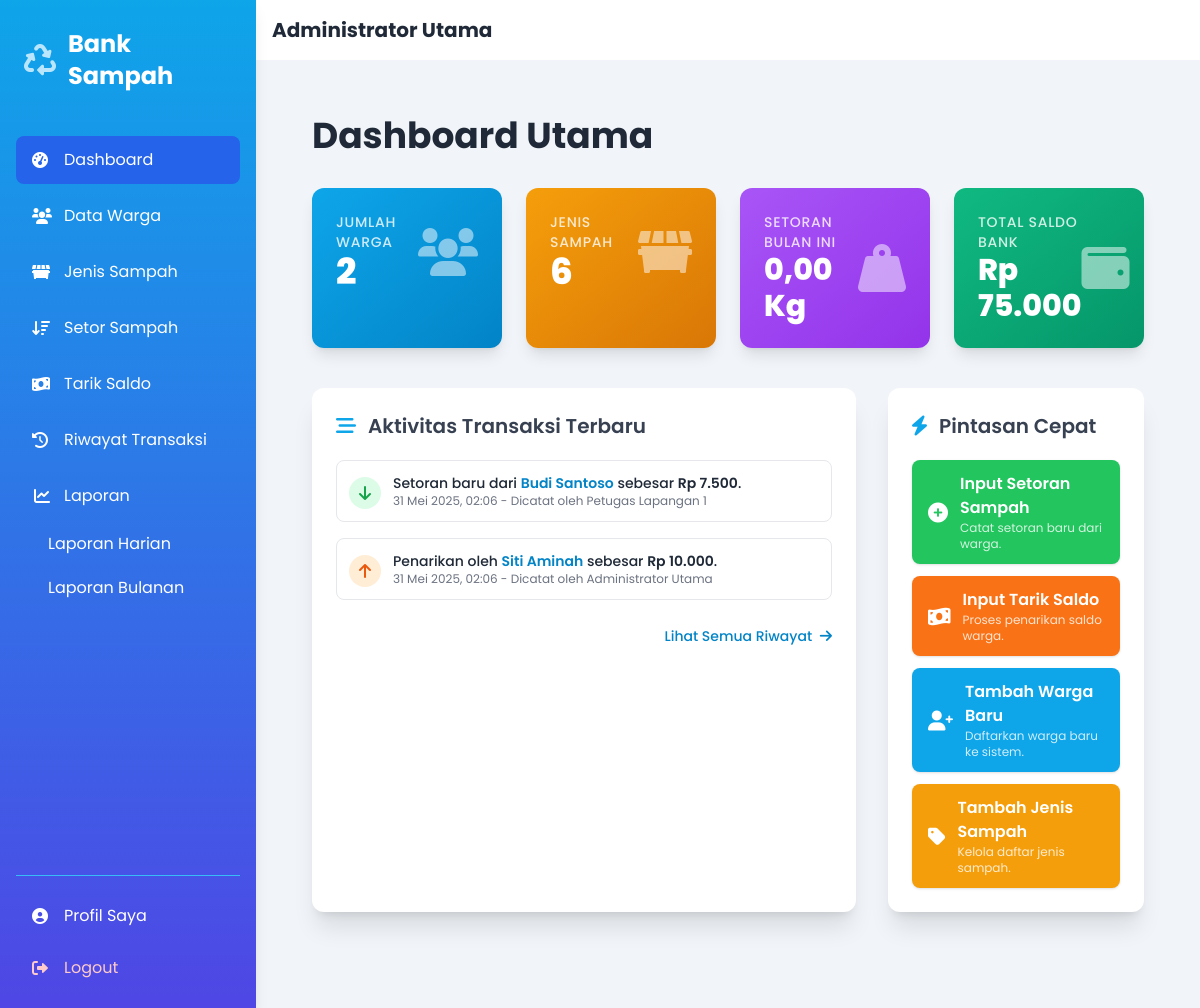
The app's page /index.php?page=dashboard&pesan=login_sukses (signed in) with its own data.
### tables this page shows
CREATE TABLE `transaksi` (
  `id_transaksi` int(11) NOT NULL,
  `id_warga` int(11) NOT NULL,
  `id_petugas_pencatat` int(11) NOT NULL,
  `tanggal_transaksi` timestamp NOT NULL DEFAULT current_timestamp(),
  `tipe_transaksi` enum('setor','tarik_saldo') NOT NULL,
  `total_nilai` decimal(10,2) NOT NULL DEFAULT 0.00,
  `keterangan` text DEFAULT NULL
);

CREATE TABLE `pengguna` (
  `id_pengguna` int(11) NOT NULL,
  `nama_lengkap` varchar(100) NOT NULL,
  `username` varchar(50) NOT NULL,
  `password` varchar(255) NOT NULL,
  `level` enum('admin','petugas','warga') NOT NULL,
  `alamat` text DEFAULT NULL,
  `no_telepon` varchar(15) DEFAULT NULL COMMENT 'Digunakan untuk cek info publik warga',
  `saldo` decimal(10,2) DEFAULT 0.00,
  `tanggal_daftar` timestamp NOT NULL DEFAULT current_timestamp()
);

### config/database.php (called while the page is built, shortened)
<?php
function format_rupiah($angka) {
    return "Rp " . number_format($angka, 0, ',', '.');
}
function format_tanggal_indonesia($tanggal_mysql, $dengan_waktu = true) {
    try {
        $date_obj = new DateTime($tanggal_mysql);
        $bulan = [
            1 => 'Januari', 'Februari', 'Maret', 'April', 'Mei', 'Juni',
            'Juli', 'Agustus', 'September', 'Oktober', 'November', 'Desember'
        ];
        $tanggal = $date_obj->format('d');
        $bulan_index = (int)$date_obj->format('m');
        $tahun = $date_obj->format('Y');
        $format_akhir = $tanggal . ' ' . $bulan[$bulan_index] . ' ' . $tahun;
        if ($dengan_waktu) {
            $format_akhir .= ', ' . $date_obj->format('H:i');
        }
        return $format_akhir;
    } catch (Exception $e) {
        return $tanggal_mysql;
    }
}
?>

### modules/dashboard/index.php (the view, shortened to what this page needs)
<?php
$user_level = $_SESSION['user_level'];
$jumlah_warga = 0;
$jumlah_jenis_sampah = 0;
$total_berat_setoran_bulan_ini = 0;
$total_saldo_bank_sampah = 0;
$aktivitas_terbaru = [];
if ($user_level == 'admin' || $user_level == 'petugas') {
    $query_warga = "SELECT COUNT(*) AS total FROM pengguna WHERE level = 'warga'";
    $result_warga = mysqli_query($koneksi, $query_warga);
    if($result_warga) $jumlah_warga = mysqli_fetch_assoc($result_warga)['total'];
    $query_jenis = "SELECT COUNT(*) AS total FROM jenis_sampah";
    $result_jenis = mysqli_query($koneksi, $query_jenis);
    if($result_jenis) $jumlah_jenis_sampah = mysqli_fetch_assoc($result_jenis)['total'];
    $bulan_ini_awal = date('Y-m-01 00:00:00');
    $bulan_ini_akhir = date('Y-m-t 23:59:59');
    $query_berat = "SELECT SUM(ds.berat_kg) AS total_berat
                    FROM detail_setoran ds
                    JOIN transaksi t ON ds.id_transaksi_setor = t.id_transaksi
                    WHERE t.tanggal_transaksi BETWEEN ? AND ?";
    $stmt_berat = mysqli_prepare($koneksi, $query_berat);
    mysqli_stmt_bind_param($stmt_berat, "ss", $bulan_ini_awal, $bulan_ini_akhir);
    mysqli_stmt_execute($stmt_berat);
    $result_berat = mysqli_stmt_get_result($stmt_berat);
    if($result_berat) {
        $data_berat = mysqli_fetch_assoc($result_berat);
        $total_berat_setoran_bulan_ini = $data_berat['total_berat'] ? $data_berat['total_berat'] : 0;
    }
    $query_saldo_total = "SELECT SUM(saldo) AS total_saldo FROM pengguna WHERE level = 'warga'";
    $result_saldo_total = mysqli_query($koneksi, $query_saldo_total);
    if($result_saldo_total) $total_saldo_bank_sampah = mysqli_fetch_assoc($result_saldo_total)['total_saldo'] ?: 0;
    $query_aktivitas = "
        SELECT t.id_transaksi, t.tanggal_transaksi, t.tipe_transaksi, t.total_nilai,
               warga.nama_lengkap as nama_warga, petugas.nama_lengkap as nama_petugas
        FROM transaksi t
        JOIN pengguna warga ON t.id_warga = warga.id_pengguna
        JOIN pengguna petugas ON t.id_petugas_pencatat = petugas.id_pengguna
        ORDER BY t.tanggal_transaksi DESC
        LIMIT 5
    ";
    $result_aktivitas = mysqli_query($koneksi, $query_aktivitas);
    if($result_aktivitas){
        while($row = mysqli_fetch_assoc($result_aktivitas)){
            $aktivitas_terbaru[] = $row;
        }
    }
}
?>
<div class="container mx-auto px-4 sm:px-6 lg:px-8 py-8">
    <h1 class="text-3xl md:text-4xl font-bold text-gray-800 mb-8">Dashboard Utama</h1>
    <div class="grid grid-cols-1 sm:grid-cols-2 lg:grid-cols-4 gap-6 mb-10">
        <div class="bg-gradient-to-br from-sky-500 to-sky-600 p-6 rounded-xl shadow-lg text-white transform hover:scale-105 transition-transform duration-300">
            <div class="flex items-center justify-between">
                <div>
                    <p class="text-sm font-medium uppercase tracking-wider opacity-80">Jumlah Warga</p>
                    <p class="text-4xl font-extrabold"><?php echo $jumlah_warga; ?></p>
                </div>
                <i class="fas fa-users fa-3x opacity-50"></i>
            </div>
        </div>
        <div class="bg-gradient-to-br from-amber-500 to-amber-600 p-6 rounded-xl shadow-lg text-white transform hover:scale-105 transition-transform duration-300">
            <div class="flex items-center justify-between">
                <div>
                    <p class="text-sm font-medium uppercase tracking-wider opacity-80">Jenis Sampah</p>
                    <p class="text-4xl font-extrabold"><?php echo $jumlah_jenis_sampah; ?></p>
                </div>
                <i class="fas fa-dumpster fa-3x opacity-50"></i>
            </div>
        </div>
        <div class="bg-gradient-to-br from-purple-500 to-purple-600 p-6 rounded-xl shadow-lg text-white transform hover:scale-105 transition-transform duration-300">
            <div class="flex items-center justify-between">
                <div>
                    <p class="text-sm font-medium uppercase tracking-wider opacity-80">Setoran Bulan Ini</p>
                    <p class="text-3xl font-extrabold"><?php echo number_format($total_berat_setoran_bulan_ini, 2, ',', '.'); ?> Kg</p>
                </div>
                <i class="fas fa-weight-hanging fa-3x opacity-50"></i>
            </div>
        </div>
        <div class="bg-gradient-to-br from-emerald-500 to-emerald-600 p-6 rounded-xl shadow-lg text-white transform hover:scale-105 transition-transform duration-300">
            <div class="flex items-center justify-between">
                <div>
                    <p class="text-sm font-medium uppercase tracking-wider opacity-80">Total Saldo Bank</p>
                    <p class="text-3xl font-extrabold"><?php echo format_rupiah($total_saldo_bank_sampah); ?></p>
                </div>
                <i class="fas fa-wallet fa-3x opacity-50"></i>
            </div>
        </div>
    </div>
    <div class="grid grid-cols-1 lg:grid-cols-3 gap-8">
        <div class="lg:col-span-2 bg-white p-6 rounded-xl shadow-xl">
            <h2 class="text-xl font-semibold text-gray-700 mb-5 flex items-center">
                <i class="fas fa-stream mr-3 text-sky-500"></i>Aktivitas Transaksi Terbaru
            </h2>
            <?php if (!empty($aktivitas_terbaru)): ?>
                <div class="space-y-4">
                    <?php foreach($aktivitas_terbaru as $aktivitas): ?>
                        <div class="flex items-start space-x-3 p-3 border border-gray-200 rounded-lg hover:shadow-md transition-shadow duration-200">
                            <div class="flex-shrink-0 mt-1">
                                <?php if ($aktivitas['tipe_transaksi'] == 'setor'): ?>
                                    <span class="w-8 h-8 bg-green-100 text-green-600 rounded-full flex items-center justify-center">
                                        <i class="fas fa-arrow-down"></i>
                                    </span>
                                <?php else: ?>
                                    <span class="w-8 h-8 bg-orange-100 text-orange-600 rounded-full flex items-center justify-center">
                                        <i class="fas fa-arrow-up"></i>
                                    </span>
                                <?php endif; ?>
                            </div>
                            <div>
                                <p class="text-sm font-medium text-gray-800">
                                    <?php echo ($aktivitas['tipe_transaksi'] == 'setor' ? 'Setoran baru dari ' : 'Penarikan oleh '); ?>
                                    <span class="font-semibold text-sky-600"><?php echo htmlspecialchars($aktivitas['nama_warga']); ?></span>
                                    sebesar <span class="font-semibold"><?php echo format_rupiah($aktivitas['total_nilai']); ?></span>.
                                </p>
                                <p class="text-xs text-gray-500">
                                    <?php echo format_tanggal_indonesia($aktivitas['tanggal_transaksi']); ?> - Dicatat oleh <?php echo htmlspecialchars($aktivitas['nama_petugas']); ?>
                                </p>
                            </div>
                        </div>
                    <?php endforeach; ?>
                </div>
                 <div class="mt-6 text-right">
                    <a href="<?php echo BASE_URL; ?>index.php?page=transaksi/riwayat" class="text-sm font-medium text-sky-600 hover:text-sky-800 hover:underline transition">
                        Lihat Semua Riwayat <i class="fas fa-arrow-right ml-1"></i>
                    </a>
                </div>
            <?php endif; ?>
        </div>
        <div class="bg-white p-6 rounded-xl shadow-xl">
            <h2 class="text-xl font-semibold text-gray-700 mb-5 flex items-center">
                <i class="fas fa-bolt mr-3 text-sky-500"></i>Pintasan Cepat
            </h2>
            <div class="space-y-3">
                <a href="<?php echo BASE_URL; ?>index.php?page=transaksi/setor" class="flex items-center w-full text-left px-4 py-3 rounded-lg bg-green-500 text-white hover:bg-green-600 focus:bg-green-600 transition duration-200 shadow hover:shadow-lg transform hover:-translate-y-0.5">
                    <i class="fas fa-plus-circle fa-lg mr-3"></i>
                    <div>
                        <span class="font-semibold">Input Setoran Sampah</span>
                        <p class="text-xs opacity-80">Catat setoran baru dari warga.</p>
                    </div>
                </a>
                <a href="<?php echo BASE_URL; ?>index.php?page=transaksi/tarik_saldo" class="flex items-center w-full text-left px-4 py-3 rounded-lg bg-orange-500 text-white hover:bg-orange-600 focus:bg-orange-600 transition duration-200 shadow hover:shadow-lg transform hover:-translate-y-0.5">
                    <i class="fas fa-money-bill-wave fa-lg mr-3"></i>
                     <div>
                        <span class="font-semibold">Input Tarik Saldo</span>
                        <p class="text-xs opacity-80">Proses penarikan saldo warga.</p>
                    </div>
                </a>
                <a href="<?php echo BASE_URL; ?>index.php?page=warga/tambah" class="flex items-center w-full text-left px-4 py-3 rounded-lg bg-sky-500 text-white hover:bg-sky-600 focus:bg-sky-600 transition duration-200 shadow hover:shadow-lg transform hover:-translate-y-0.5">
                    <i class="fas fa-user-plus fa-lg mr-3"></i>
                    <div>
                        <span class="font-semibold">Tambah Warga Baru</span>
                        <p class="text-xs opacity-80">Daftarkan warga baru ke sistem.</p>
                    </div>
                </a>
                 <a href="<?php echo BASE_URL; ?>index.php?page=jenis_sampah/tambah" class="flex items-center w-full text-left px-4 py-3 rounded-lg bg-amber-500 text-white hover:bg-amber-600 focus:bg-amber-600 transition duration-200 shadow hover:shadow-lg transform hover:-translate-y-0.5">
                    <i class="fas fa-tag fa-lg mr-3"></i>
                    <div>
                        <span class="font-semibold">Tambah Jenis Sampah</span>
                        <p class="text-xs opacity-80">Kelola daftar jenis sampah.</p>
                    </div>
                </a>
            </div>
        </div>
    </div>
</div>

### includes/header.php (style rules this page uses)
body { font-family: 'Poppins', 'Inter', sans-serif; background-color: #f0f9ff; }

### records on screen
transaksi: tipe_transaksi "setor" (drawn), id_warga.nama_lengkap "Budi Santoso", total_nilai "Rp 7.500", tanggal_transaksi "31 Mei 2025, 02:06", id_petugas_pencatat.nama_lengkap "Petugas Lapangan 1"
transaksi: tipe_transaksi "tarik_saldo" (drawn), id_warga.nama_lengkap "Siti Aminah", total_nilai "Rp 10.000", tanggal_transaksi "31 Mei 2025, 02:06", id_petugas_pencatat.nama_lengkap "Administrator Utama"

### other values on screen
$user_nama "Administrator Utama"
$jumlah_warga "2"
$jumlah_jenis_sampah "6"
$total_berat_setoran_bulan_ini "0,00"
format_rupiah($total_saldo_bank_sampah) "Rp 75.000"
